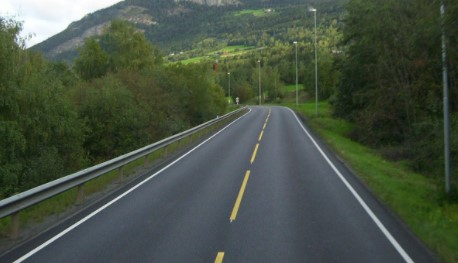
#> input picture ex_first_part/images/streetLines_01.jpg, 458 x 263 px
$ python 8_b.py
#> lines starting #> are read from the running program, lines starting #| are printed output that depends on the picture
import cv2 as cv
import numpy as np
import math

img = cv.imread('../images/streetLines_01.jpg', 0)
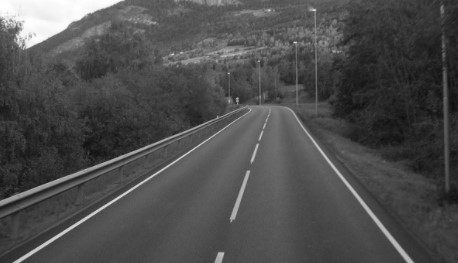
#> img: shape (263, 458); min 13, max 255, mean 77.3
img = cv.resize(img, (int(3595 / 5), int(3273 / 5)))
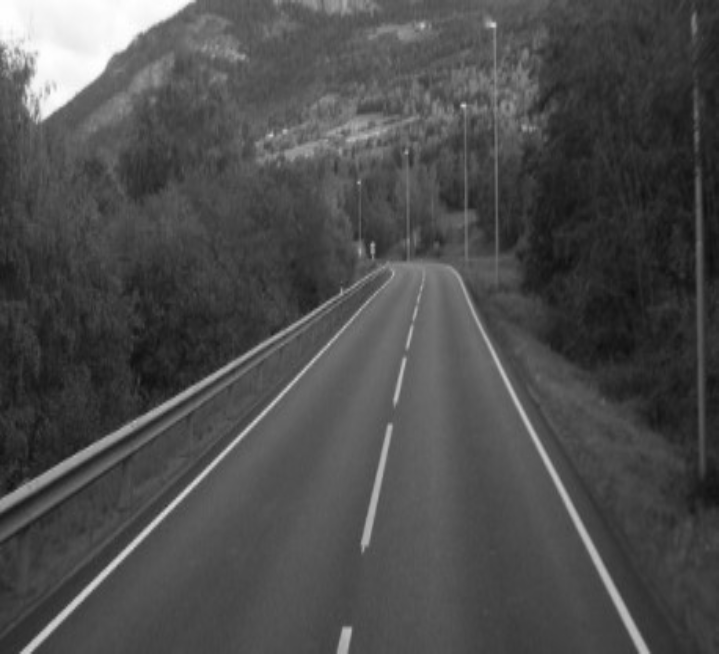
#> img: shape (654, 719); min 13, max 255, mean 77.2

dst = cv.Canny(img, 50, 200, None, 3)
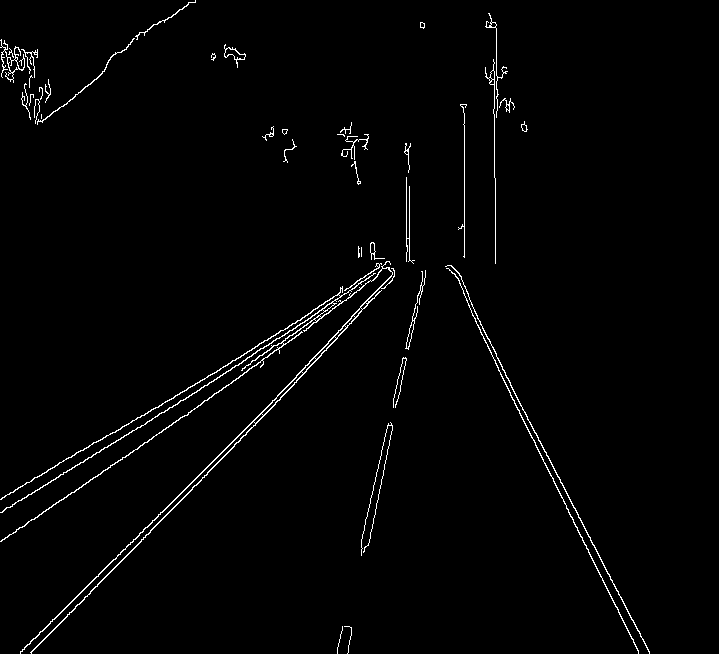
#> dst: shape (654, 719); 1.6% white in thin lines or dots

# Copy edges to the images that will display the results in BGR
cdst = cv.cvtColor(dst, cv.COLOR_GRAY2BGR)
#> cdst: shape (654, 719, 3); 1.6% white in thin lines or dots
cdstP = np.copy(cdst)

lines = cv.HoughLines(dst, 1, np.pi / 180, 150, None, 0, 0)
#> lines = 16 rows, first 8: [476, 0.785], [435, 1.01], [-281, 2.67], [477, 0.768], [445, 0.96], [482, 0.785], [-287, 2.69], [473, 0.75]

if lines is not None:
    for i in range(0, len(lines)):
        rho = lines[i][0][0]
        theta = lines[i][0][1]
        a = math.cos(theta)
        b = math.sin(theta)
        x0 = a * rho
        y0 = b * rho
        pt1 = (int(x0 + 1000*(-b)), int(y0 + 1000*(a)))
        pt2 = (int(x0 - 1000*(-b)), int(y0 - 1000*(a)))
        cv.line(cdst, pt1, pt2, (0,0,255), 3, cv.LINE_AA)
#> this loop made 16 passes
#> (rho, theta, a, b, x0, y0, pt1, pt2) on passes 1 to 10: (476, 0.785, 0.707, 0.707, 336.6, 336.6, (-370, 1043), (1043, -370)), (435, 1.01, 0.53, 0.848, 230.5, 368.9, (-617, 898), (1078, -161)), (-281, 2.67, -0.891, 0.454, 250.4, -127.6, (-203, -1018), (704, 763)), (477, 0.768, 0.719, 0.695, 343.1, 331.4, (-351, 1050), (1037, -387)), (445, 0.96, 0.574, 0.819, 255.2, 364.5, (-563, 938), (1074, -209)), (482, 0.785, 0.707, 0.707, 340.8, 340.8, (-366, 1047), (1047, -366)), (-287, 2.69, -0.899, 0.438, 258, -125.8, (-180, -1024), (696, 772)), (473, 0.75, 0.731, 0.682, 345.9, 322.6, (-336, 1053), (1027, -408)), (428, 1.03, 0.515, 0.857, 220.4, 366.9, (-636, 881), (1077, -148)), (448, 0.977, 0.559, 0.829, 250.5, 371.4, (-578, 930), (1079, -187))
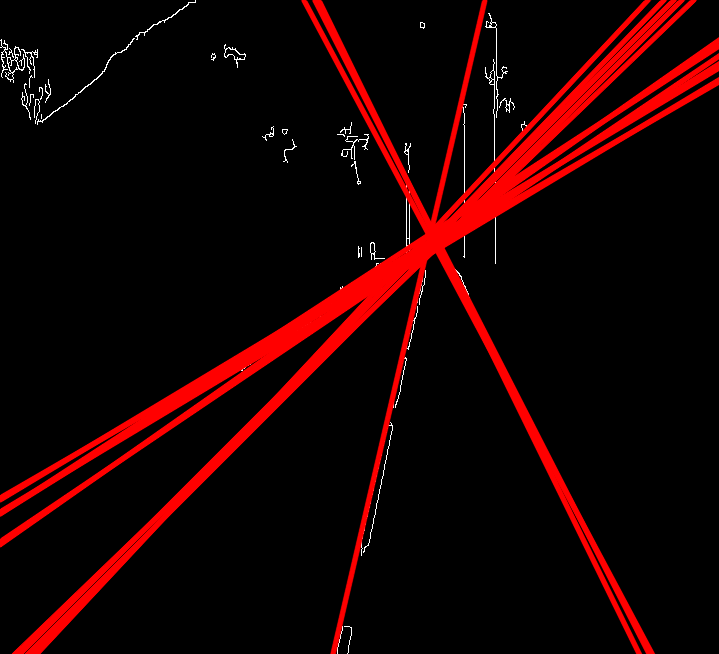
#> cdst: shape (654, 719, 3); mean B, G, R 1.3, 1.3, 25.4


linesP = cv.HoughLinesP(dst, 1, np.pi / 180, 50, None, 50, 10)
#> linesP = 44 rows, first 6: [525, 412, 618, 594], [30, 652, 150, 532], [20, 653, 296, 377], [0, 512, 180, 400], [184, 416, 389, 268], [553, 478, 638, 653]

if linesP is not None:
    for i in range(0, len(linesP)):
        l = linesP[i][0]
        cv.line(cdstP, (l[0], l[1]), (l[2], l[3]), (0,0,255), 3, cv.LINE_AA)
#> this loop made 44 passes
#> l on passes 1 to 12: [525, 412, 618, 594], [30, 652, 150, 532], [20, 653, 296, 377], [0, 512, 180, 400], [184, 416, 389, 268], [553, 478, 638, 653], [472, 315, 586, 548], [71, 457, 307, 315], [361, 541, 388, 423], [9, 534, 192, 410], [115, 559, 276, 398], [164, 412, 325, 307]
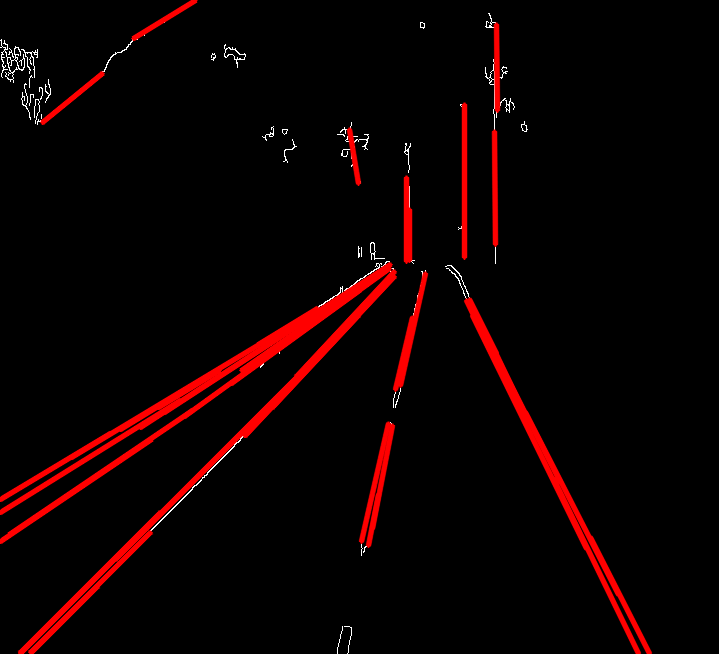
#> cdstP: shape (654, 719, 3); mean B, G, R 1.1, 1.1, 13.4

cv.imshow("Source", img)
cv.imshow("Detected Lines (in red) - Standard Hough Line Transform", cdst)
cv.imshow("Detected Lines (in red) - Probabilistic Line Transform", cdstP)

cv.waitKey()

cv.destroyAllWindows()

$ run again, with ex_first_part/images/butterfly.jpg copied over ex_first_part/images/streetLines_01.jpg
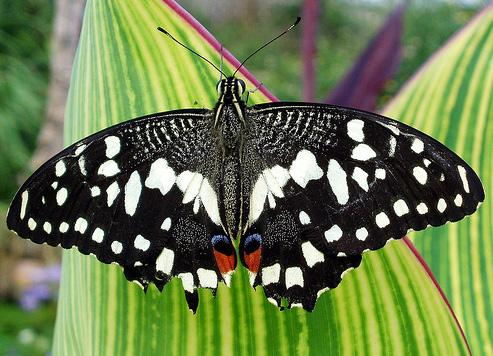
#> input picture ex_first_part/images/butterfly.jpg, 493 x 356 px
#> dst: shape (654, 719); 7.3% white in thin lines or dots
#> lines = 155 rows, first 8: [-183, 2.44], [338, 0], [-200, 2.46], [374, 0.279], [264, 1.57], [1, 2.36], [16, 2.36], [-4, 2.36]
#> the loop `for i in range(0, len(lines)):` made 155 passes
#> (rho, theta, a, b, x0, y0, pt1, pt2) on passes 1 to 3: (-183, 2.44, -0.766, 0.643, 140.2, -117.6, (-502, -883), (782, 648)), (338, 0, 1, 0, 338, 0, (338, 1000), (338, -1000)), (-200, 2.46, -0.777, 0.629, 155.4, -125.9, (-473, -903), (784, 651))
#> after the loop `for i in range(0, len(lines)):`:
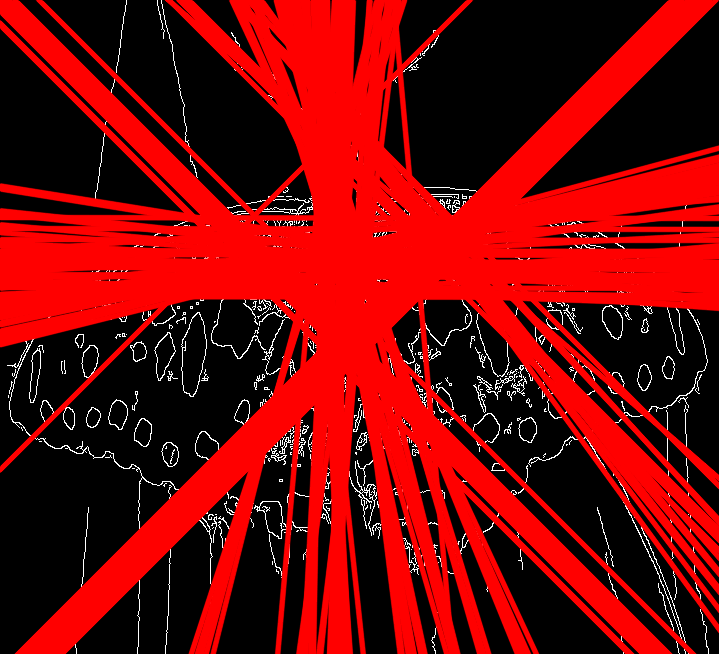
#> cdst: shape (654, 719, 3); mean B, G, R 5.5, 5.5, 119.9
#> linesP = 344 rows, first 6: [260, 25, 406, 198], [330, 336, 333, 427], [191, 275, 448, 275], [201, 265, 463, 233], [193, 218, 259, 323], [330, 288, 340, 468]
#> the loop `for i in range(0, len(linesP)):` made 344 passes
#> after the loop `for i in range(0, len(linesP)):`:
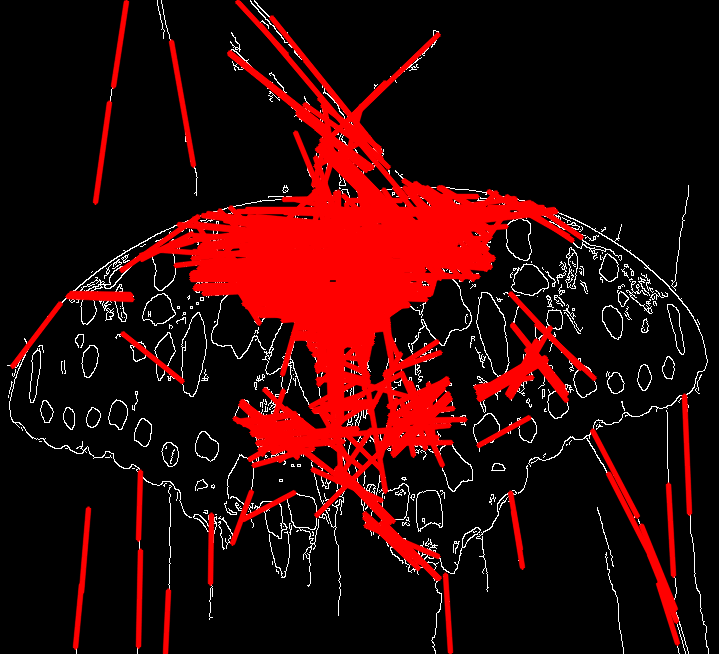
#> cdstP: shape (654, 719, 3); mean B, G, R 6.8, 6.8, 47.6
